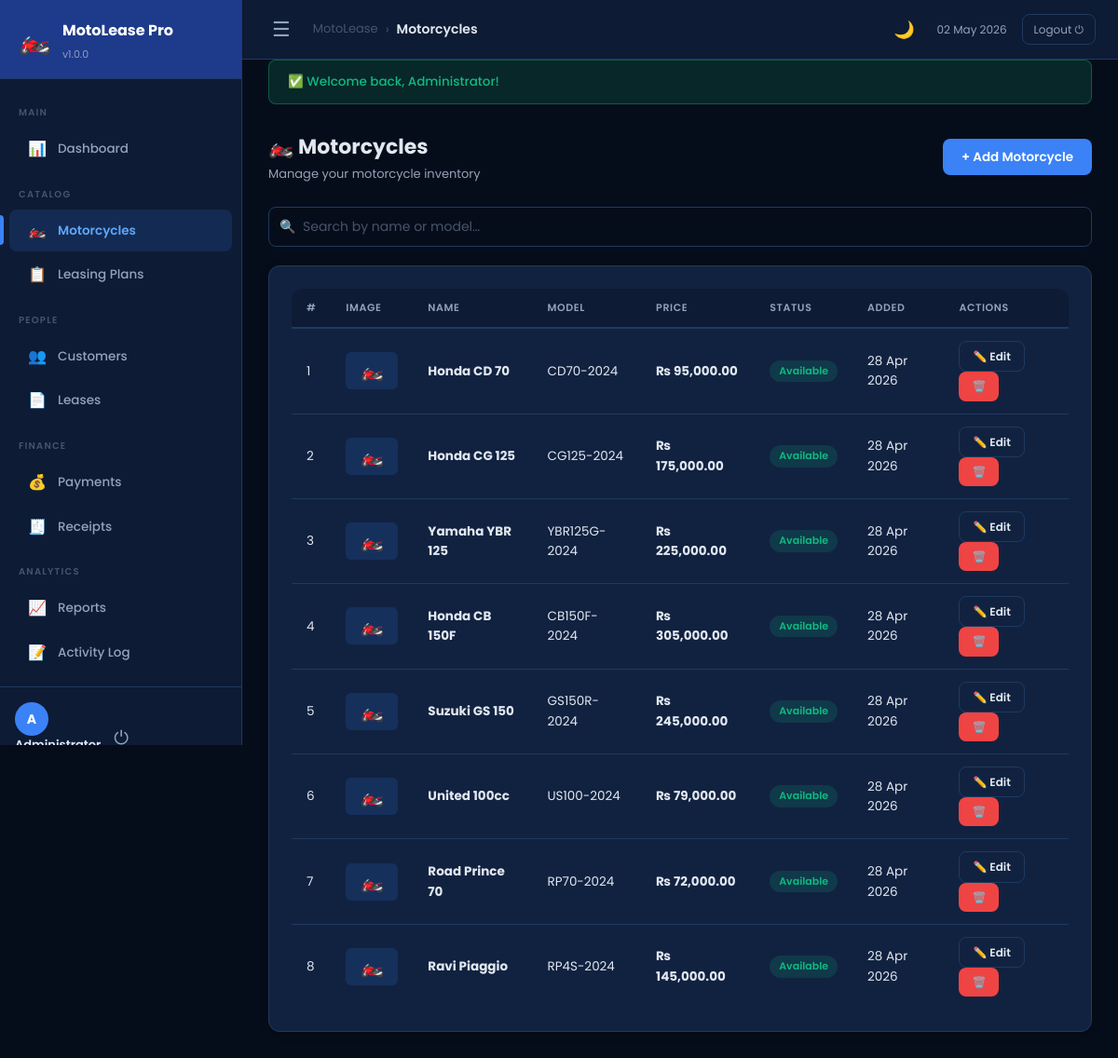
Page /modules/motorcycles/index.php (signed in) on the committed database.
### tables this page shows
CREATE TABLE IF NOT EXISTS `motorcycles` (
  `id`          INT UNSIGNED    NOT NULL AUTO_INCREMENT,
  `name`        VARCHAR(150)    NOT NULL,
  `model`       VARCHAR(100)    NOT NULL,
  `price`       DECIMAL(12,2)   NOT NULL,
  `image_path`  VARCHAR(255)    NULL DEFAULT NULL,
  `status`      ENUM('available','leased','retired') NOT NULL DEFAULT 'available',
  `created_at`  DATETIME        NOT NULL DEFAULT CURRENT_TIMESTAMP,
  `updated_at`  DATETIME        NOT NULL DEFAULT CURRENT_TIMESTAMP ON UPDATE CURRENT_TIMESTAMP,
  PRIMARY KEY (`id`),
  INDEX `idx_status` (`status`)
);

### includes/functions.php (called while the page is built, shortened)
<?php
function formatCurrency(float $amount): string {
    return CURRENCY . ' ' . number_format($amount, 2);
}
function e(string $str): string {
    return htmlspecialchars($str, ENT_QUOTES, 'UTF-8');
}
function paginate(int $totalRows, int $perPage, int $currentPage): array {
    $totalPages  = (int) ceil($totalRows / $perPage);
    $currentPage = max(1, min($totalPages, $currentPage));
    $offset      = ($currentPage - 1) * $perPage;
    return [
        'total_rows'   => $totalRows,
        'per_page'     => $perPage,
        'current_page' => $currentPage,
        'total_pages'  => $totalPages,
        'offset'       => $offset,
    ];
}

### modules/motorcycles/index.php (the view, shortened to what this page needs)
<?php
require_once __DIR__ . '/../../includes/auth.php';
require_once __DIR__ . '/../../includes/functions.php';
$pdo = getDB();
$pageTitle = 'Motorcycles'; $activePage = 'motorcycles';
$search = trim($_GET['q'] ?? '');
$page   = max(1, (int)($_GET['page'] ?? 1));
$perPage = 15;
$where  = $search ? "WHERE (name LIKE ? OR model LIKE ?)" : "";
$params = $search ? ["%$search%", "%$search%"] : [];
$total = $pdo->prepare("SELECT COUNT(*) FROM motorcycles $where");
$total->execute($params);
$pagInfo = paginate((int)$total->fetchColumn(), $perPage, $page);
$stmt = $pdo->prepare("SELECT * FROM motorcycles $where ORDER BY created_at DESC LIMIT $perPage OFFSET {$pagInfo['offset']}");
$stmt->execute($params);
$motos = $stmt->fetchAll();
include __DIR__ . '/../../includes/header.php'; ?>
<div class="page-header">
  <div><h1 class="page-title">🏍️ Motorcycles</h1><p class="page-subtitle">Manage your motorcycle inventory</p></div>
  <a href="<?= BASE_URL ?>/modules/motorcycles/add.php" class="btn btn-primary">+ Add Motorcycle</a>
</div>
<div class="filter-bar">
  <div class="search-input-wrap">
    <span class="search-icon">🔍</span>
    <input type="text" id="searchInput" placeholder="Search by name or model…" value="<?= e($search) ?>"
           onchange="window.location.href='?q='+encodeURIComponent(this.value)">
  </div>
</div>
<div class="card">
  <div class="table-wrapper">
    <table id="motoTable">
      <thead><tr><th>#</th><th>Image</th><th>Name</th><th>Model</th><th>Price</th><th>Status</th><th>Added</th><th>Actions</th></tr></thead>
      <tbody>
        <?php if (empty($motos)): ?>
          <tr><td colspan="8"><div class="empty-state"><div class="empty-state-icon">🏍️</div><h3>No motorcycles found</h3></div></td></tr>
        <?php else: foreach ($motos as $i => $m): ?>
        <tr>
          <td><?= $pagInfo['offset'] + $i + 1 ?></td>
          <td>
            <?php if ($m['image_path'] && file_exists(UPLOAD_DIR . basename($m['image_path']))): ?>
              <img src="<?= BASE_URL ?>/<?= UPLOAD_URL . e(basename($m['image_path'])) ?>" class="moto-img" alt="<?= e($m['name']) ?>">
            <?php else: ?>
              <div class="moto-img-placeholder">🏍️</div>
            <?php endif; ?>
          </td>
          <td><strong><?= e($m['name']) ?></strong></td>
          <td><?= e($m['model']) ?></td>
          <td><strong><?= formatCurrency($m['price']) ?></strong></td>
          <td>
            <?php
            $badge = ['available'=>'badge-success','leased'=>'badge-accent','retired'=>'badge-muted'];
            echo '<span class="badge '.($badge[$m['status']] ?? 'badge-muted').'">'.ucfirst(e($m['status'])).'</span>';
            ?>
          </td>
          <td><?= date('d M Y', strtotime($m['created_at'])) ?></td>
          <td>
            <a href="<?= BASE_URL ?>/modules/motorcycles/edit.php?id=<?= $m['id'] ?>" class="btn btn-sm btn-outline">✏️ Edit</a>
            <a href="<?= BASE_URL ?>/modules/motorcycles/delete.php?id=<?= $m['id'] ?>"
               class="btn btn-sm btn-danger"
               data-confirm="Delete '<?= e($m['name']) ?>'? This cannot be undone.">🗑️</a>
          </td>
        </tr>
        <?php endforeach; endif; ?>
      </tbody>
    </table>
  </div>
</div>
<?php include __DIR__ . '/../../includes/footer.php'; ?>

### includes/header.php (shortened to what this page needs)
<?php
$user = currentUser();
?>
<!DOCTYPE html>
<html lang="en" data-theme="dark">
<head>
<link rel="stylesheet" href="<?= BASE_URL ?>/assets/css/main.css">
</head>
<body>
<aside class="sidebar" id="sidebar">
  <div class="sidebar-brand">
    <div class="brand-icon">🏍️</div>
    <div class="brand-text">
      <span class="brand-name"><?= APP_NAME ?></span>
      <span class="brand-version">v<?= APP_VERSION ?></span>
    </div>
  </div>
  <nav class="sidebar-nav">
    <div class="nav-section-label">Main</div>
    <a href="<?= BASE_URL ?>/dashboard.php"
       class="nav-link <?= $activePage==='dashboard'?'active':'' ?>" id="nav-dashboard">
      <span class="nav-icon">📊</span>
      <span class="nav-label">Dashboard</span>
    </a>
    <div class="nav-section-label">Catalog</div>
    <a href="<?= BASE_URL ?>/modules/motorcycles/index.php"
       class="nav-link <?= $activePage==='motorcycles'?'active':'' ?>" id="nav-motorcycles">
      <span class="nav-icon">🏍️</span>
      <span class="nav-label">Motorcycles</span>
    </a>
    <a href="<?= BASE_URL ?>/modules/plans/index.php"
       class="nav-link <?= $activePage==='plans'?'active':'' ?>" id="nav-plans">
      <span class="nav-icon">📋</span>
      <span class="nav-label">Leasing Plans</span>
    </a>
    <div class="nav-section-label">People</div>
    <a href="<?= BASE_URL ?>/modules/customers/index.php"
       class="nav-link <?= $activePage==='customers'?'active':'' ?>" id="nav-customers">
      <span class="nav-icon">👥</span>
      <span class="nav-label">Customers</span>
    </a>
    <a href="<?= BASE_URL ?>/modules/leases/index.php"
       class="nav-link <?= $activePage==='leases'?'active':'' ?>" id="nav-leases">
      <span class="nav-icon">📄</span>
      <span class="nav-label">Leases</span>
    </a>
    <div class="nav-section-label">Finance</div>
    <a href="<?= BASE_URL ?>/modules/payments/index.php"
       class="nav-link <?= $activePage==='payments'?'active':'' ?>" id="nav-payments">
      <span class="nav-icon">💰</span>
      <span class="nav-label">Payments</span>
    </a>
    <a href="<?= BASE_URL ?>/modules/receipts/view.php"
       class="nav-link <?= $activePage==='receipts'?'active':'' ?>" id="nav-receipts">
      <span class="nav-icon">🧾</span>
      <span class="nav-label">Receipts</span>
    </a>
    <div class="nav-section-label">Analytics</div>
    <a href="<?= BASE_URL ?>/modules/reports/index.php"
       class="nav-link <?= $activePage==='reports'?'active':'' ?>" id="nav-reports">
      <span class="nav-icon">📈</span>
      <span class="nav-label">Reports</span>
    </a>
    <a href="<?= BASE_URL ?>/modules/activity/index.php"
       class="nav-link <?= $activePage==='activity'?'active':'' ?>" id="nav-activity">
      <span class="nav-icon">📝</span>
      <span class="nav-label">Activity Log</span>
    </a>
  </nav>
  <div class="sidebar-footer">
    <div class="user-info">
      <div class="user-avatar"><?= strtoupper(substr($user['name'], 0, 1)) ?></div>
      <div class="user-details">
        <span class="user-name"><?= e($user['name']) ?></span>
      </div>
    </div>
    <a href="<?= BASE_URL ?>/modules/auth/logout.php" class="logout-btn" title="Logout">⏻</a>
  </div>
</aside>
<div class="main-wrapper" id="mainWrapper">
  <header class="topbar">
    <div class="topbar-left">
      <button class="sidebar-toggle" id="sidebarToggle" title="Toggle sidebar">☰</button>
      <div class="page-breadcrumb">
        <span class="breadcrumb-root">MotoLease</span>
        <span class="breadcrumb-sep">›</span>
        <span class="breadcrumb-current"><?= e($pageTitle) ?></span>
      </div>
    </div>
    <div class="topbar-right">
      <button class="theme-toggle" id="themeToggle" title="Toggle theme">🌙</button>
      <div class="topbar-date"><?= date('d M Y') ?></div>
      <a href="<?= BASE_URL ?>/modules/auth/logout.php" class="topbar-logout">Logout ⏻</a>
    </div>
  </header>
  <?= renderFlash() ?>
  <main class="page-content">

### includes/auth.php (shortened to what this page needs)
<?php
function currentUser(): array {
    return [
        'id'   => $_SESSION['user_id']   ?? 0,
        'name' => $_SESSION['user_name'] ?? 'Guest',
        'role' => $_SESSION['user_role'] ?? 'staff',
    ];
}
function getFlash(): ?array {
    $flash = $_SESSION['flash'] ?? null;
    return $flash;
}
function renderFlash(): string {
    $flash = getFlash();
    $icons = ['success' => '✅', 'error' => '❌', 'warning' => '⚠️', 'info' => 'ℹ️'];
    $icon  = $icons[$flash['type']] ?? 'ℹ️';
    return sprintf(
        '<div class="flash flash-%s" id="flashMsg">%s %s</div>',
        htmlspecialchars($flash['type']),
        $icon,
        htmlspecialchars($flash['message'])
    );
}

### includes/footer.php (shortened to what this page needs)
  </main>
</div>
</body>
</html>

### rows in the picture
motorcycles: offset "1", name "Honda CD 70", model "CD70-2024", price "₨ 95,000.00", status "Available", created_at "28 Apr 2026"
motorcycles: offset "2", name "Honda CG 125", model "CG125-2024", price "₨ 175,000.00", status "Available", created_at "28 Apr 2026"
motorcycles: offset "3", name "Yamaha YBR 125", model "YBR125G-2024", price "₨ 225,000.00", status "Available", created_at "28 Apr 2026"
motorcycles: offset "4", name "Honda CB 150F", model "CB150F-2024", price "₨ 305,000.00", status "Available", created_at "28 Apr 2026"
motorcycles: offset "5", name "Suzuki GS 150", model "GS150R-2024", price "₨ 245,000.00", status "Available", created_at "28 Apr 2026"
motorcycles: offset "6", name "United 100cc", model "US100-2024", price "₨ 79,000.00", status "Available", created_at "28 Apr 2026"
motorcycles: offset "7", name "Road Prince 70", model "RP70-2024", price "₨ 72,000.00", status "Available", created_at "28 Apr 2026"
motorcycles: offset "8", name "Ravi Piaggio", model "RP4S-2024", price "₨ 145,000.00", status "Available", created_at "28 Apr 2026"

### other values in the picture
APP_NAME "MotoLease Pro"
APP_VERSION "1.0.0"
substr($user['name'], 0, 1) "A"
$pageTitle "Motorcycles"
$icon "✅"
$flash['message'] "Welcome back, Administrator!"
